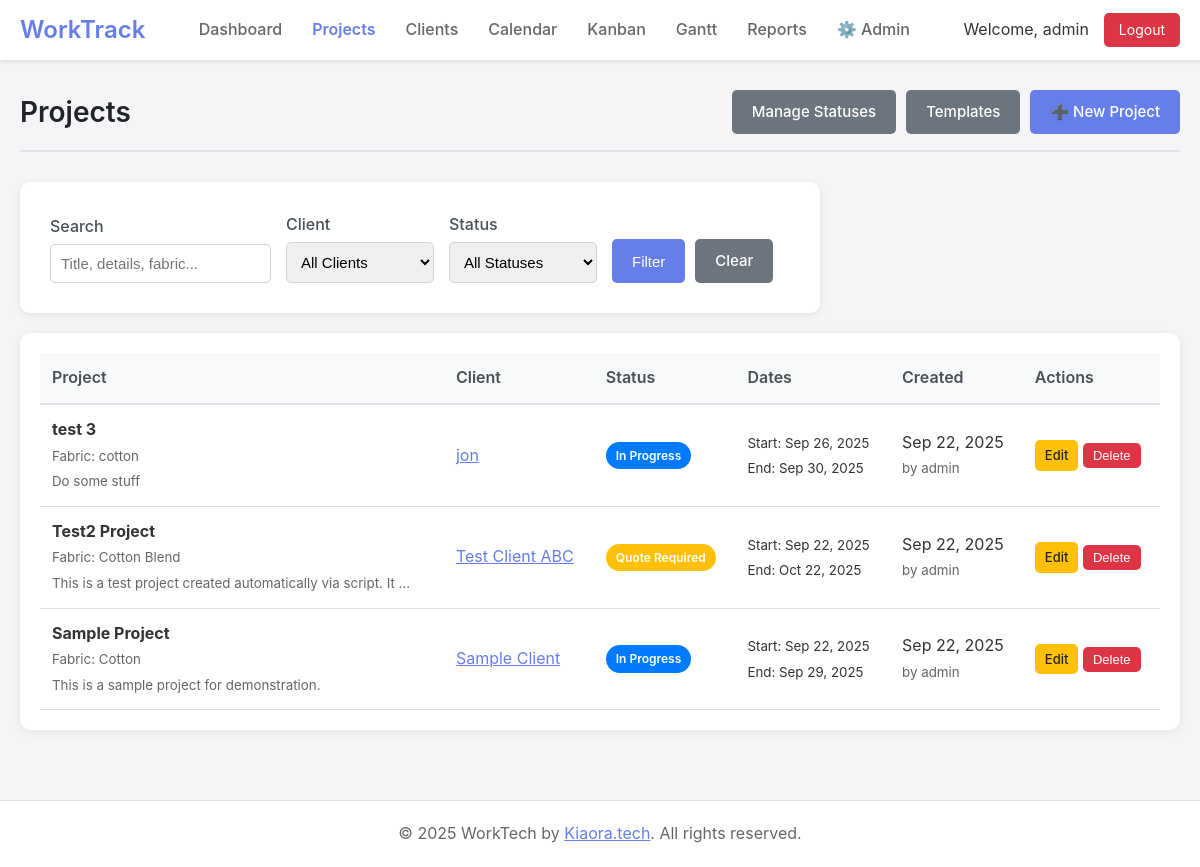
/projects.php (signed in), run on the app's committed database.
### tables this page shows
CREATE TABLE projects (
    id INTEGER PRIMARY KEY AUTOINCREMENT,
    title TEXT NOT NULL,
    details TEXT,
    client_id INTEGER REFERENCES clients(id),
    start_date DATE,
    completion_date DATE,
    status_id INTEGER REFERENCES project_statuses(id),
    created_date DATETIME DEFAULT CURRENT_TIMESTAMP,
    fabric TEXT,
    created_by INTEGER REFERENCES users(id),
    updated_by INTEGER REFERENCES users(id),
    updated_at DATETIME DEFAULT CURRENT_TIMESTAMP,
    template_id INTEGER REFERENCES project_templates(id)
);

CREATE TABLE clients (
    id INTEGER PRIMARY KEY AUTOINCREMENT,
    name TEXT NOT NULL,
    address TEXT,
    phone TEXT,
    email TEXT,
    remarks TEXT,
    created_at DATETIME DEFAULT CURRENT_TIMESTAMP,
    updated_at DATETIME DEFAULT CURRENT_TIMESTAMP,
    created_by INTEGER REFERENCES users(id),
    updated_by INTEGER REFERENCES users(id)
);

CREATE TABLE project_statuses (
    id INTEGER PRIMARY KEY AUTOINCREMENT,
    name TEXT NOT NULL,
    color TEXT DEFAULT '#007bff',
    sort_order INTEGER DEFAULT 0,
    is_active BOOLEAN DEFAULT 1
);

### projects.php (the view, shortened to what the rows shown need)
<?php
require_once 'includes/header.php';
require_once 'includes/models/Project.php';
$projectModel = new Project();
$clientModel = new Client();
$statusModel = new ProjectStatus();
$templateModel = new ProjectTemplate();
$filters = [
    'client_id' => $_GET['client'] ?? '',
    'status_id' => $_GET['status'] ?? '',
    'search' => $_GET['search'] ?? '',
    'date_from' => $_GET['date_from'] ?? '',
    'date_to' => $_GET['date_to'] ?? ''
];
$clients = $clientModel->getAll();
$statuses = $statusModel->getAll();
$templates = $templateModel->getAll();
$projects = $projectModel->getAll($filters);
$editProject = null;
$showForm = isset($_GET['action']) && $_GET['action'] === 'new' || $editProject;
?>
<div class="page-header">
    <h1 class="page-title">Projects</h1>
</div>
<?php if ($showForm): ?>
<div class="form-container">
    <h2><?php echo $editProject ? 'Edit Project' : 'New Project'; ?></h2>
    <form method="POST">
        <input type="hidden" name="action" value="<?php echo $editProject ? 'update' : 'create'; ?>">
        <?php if ($editProject): ?>
            <input type="hidden" name="id" value="<?php echo $editProject['id']; ?>">
        <?php endif; ?>
        <?php if (!$editProject): ?>
        <div class="form-group">
            <label for="template_id">Template (optional)</label>
            <select id="template_id" name="template_id" class="form-control" onchange="loadTemplate()">
                <option value="">-- Select Template --</option>
                <?php foreach ($templates as $template): ?>
                    <option value="<?php echo $template['id']; ?>" <?php echo $template['is_default'] ? 'selected' : ''; ?>>
                        <?php echo htmlspecialchars($template['name']); ?>
                        <?php echo $template['is_default'] ? ' (Default)' : ''; ?>
                    </option>
                <?php endforeach; ?>
            </select>
        </div>
        <?php endif; ?>
        <div class="form-group">
            <label for="title">Project Title *</label>
            <input type="text" id="title" name="title" class="form-control" value="<?php echo htmlspecialchars($editProject['title'] ?? ''); ?>" required>
        </div>
        <div class="form-group">
            <label for="client_id">Client</label>
            <div style="display: flex; gap: 10px; align-items: center;">
                <select id="client_id" name="client_id" class="form-control" style="flex: 1;">
                    <option value="">-- No Client --</option>
                    <?php foreach ($clients as $client): ?>
                        <option value="<?php echo $client['id']; ?>" <?php echo ($editProject['client_id'] ?? '') == $client['id'] ? 'selected' : ''; ?>>
                            <?php echo htmlspecialchars($client['name']); ?>
                        </option>
                    <?php endforeach; ?>
                </select>
                <button type="button" onclick="showQuickClientModal()" class="btn btn-secondary">➕ New</button>
            </div>
        </div>
        <div class="form-group">
            <label for="status_id">Status *</label>
            <select id="status_id" name="status_id" class="form-control" required>
                <?php foreach ($statuses as $status): ?>
                    <option value="<?php echo $status['id']; ?>" <?php echo ($editProject['status_id'] ?? '') == $status['id'] ? 'selected' : ''; ?>>
                        <?php echo htmlspecialchars($status['name']); ?>
                    </option>
                <?php endforeach; ?>
            </select>
        </div>
        <div class="form-group">
            <label for="start_date">Start Date</label>
            <input type="date" id="start_date" name="start_date" class="form-control" value="<?php echo $editProject['start_date'] ?? ''; ?>">
        </div>
        <div class="form-group">
            <label for="completion_date">Completion Date</label>
            <input type="date" id="completion_date" name="completion_date" class="form-control" value="<?php echo $editProject['completion_date'] ?? ''; ?>">
        </div>
        <div class="form-group">
            <label for="fabric">Fabric</label>
            <input type="text" id="fabric" name="fabric" class="form-control" value="<?php echo htmlspecialchars($editProject['fabric'] ?? ''); ?>" placeholder="e.g., Cotton, Polyester">
        </div>
        <div class="form-group">
            <label for="details">Project Details</label>
            <textarea id="details" name="details" class="form-control" rows="4"><?php echo htmlspecialchars($editProject['details'] ?? ''); ?></textarea>
        </div>
        <div style="display: flex; gap: 10px;">
            <button type="submit" class="btn btn-primary">Save Project</button>
            <a href="projects.php" class="btn btn-secondary">Cancel</a>
        </div>
    </form>
</div>
<script>
// Template data for loading
const templates = <?php echo json_encode($templates); ?>;
function loadTemplate() {
    const templateId = document.getElementById('template_id').value;
    if (!templateId) return;
    const template = templates.find(t => t.id == templateId);
    if (template) {
        if (template.default_title) document.getElementById('title').value = template.default_title;
        if (template.default_details) document.getElementById('details').value = template.default_details;
        if (template.default_fabric) document.getElementById('fabric').value = template.default_fabric;
    }
}
// Load default template on page load
document.addEventListener('DOMContentLoaded', function() {
    const templateSelect = document.getElementById('template_id');
    if (templateSelect && templateSelect.value) {
        loadTemplate();
    }
});
// Quick Client Creation
function showQuickClientModal() {
    document.getElementById('quick-client-modal').style.display = 'block';
}
function hideQuickClientModal() {
    document.getElementById('quick-client-modal').style.display = 'none';
    document.getElementById('quick-client-form').reset();
}
function createQuickClient(event) {
    event.preventDefault();
    const form = document.getElementById('quick-client-form');
    const formData = new FormData(form);
    fetch('/api/quick_client.php', {
        method: 'POST',
        body: formData
    })
    .then(response => response.json())
    .then(data => {
        if (data.success) {
            // Add the new client to the dropdown
            const select = document.getElementById('client_id');
            const option = document.createElement('option');
            option.value = data.client_id;
            option.text = data.client_name;
            option.selected = true;
            select.appendChild(option);
            hideQuickClientModal();
            WorkTrack.showNotification('Client created successfully!', 'success');
        } else {
            WorkTrack.showNotification(data.message || 'Failed to create client', 'danger');
        }
    })
    .catch(error => {
        WorkTrack.showNotification('Error creating client', 'danger');
    });
    return false;
}
</script>
<div id="quick-client-modal" class="modal" style="display: none;">
    <div class="modal-content">
        <div class="modal-header">
            <h3 class="modal-title">Quick Client Creation</h3>
            <span class="modal-close" onclick="hideQuickClientModal()">&times;</span>
        </div>
        <form id="quick-client-form" onsubmit="return createQuickClient(event)">
            <div class="form-group">
                <label for="quick_client_name">Client Name *</label>
                <input type="text" id="quick_client_name" name="name" class="form-control" required>
            </div>
            <div class="form-group">
                <label for="quick_client_email">Email</label>
                <input type="email" id="quick_client_email" name="email" class="form-control">
            </div>
            <div class="form-group">
                <label for="quick_client_phone">Phone</label>
                <input type="tel" id="quick_client_phone" name="phone" class="form-control">
            </div>
            <div style="display: flex; gap: 10px; justify-content: flex-end;">
                <button type="button" onclick="hideQuickClientModal()" class="btn btn-secondary">Cancel</button>
                <button type="submit" class="btn btn-primary">Create Client</button>
            </div>
        </form>
    </div>
</div>
<?php else: ?>
<div class="table-container">
    <table>
        <thead>
            <tr>
                <th>Project</th>
                <th>Client</th>
                <th>Status</th>
                <th>Dates</th>
                <th>Created</th>
                <th>Actions</th>
            </tr>
        </thead>
        <tbody>
            <?php foreach ($projects as $project): ?>
                <tr>
                    <td>
                        <strong><?php echo htmlspecialchars($project['title']); ?></strong>
                        <?php if ($project['fabric']): ?>
                            <br><small style="color: #666;">Fabric: <?php echo htmlspecialchars($project['fabric']); ?></small>
                        <?php endif; ?>
                        <?php if ($project['details']): ?>
                            <br><small style="color: #666;"><?php echo htmlspecialchars(substr($project['details'], 0, 60) . (strlen($project['details']) > 60 ? '...' : '')); ?></small>
                        <?php endif; ?>
                    </td>
                    <td>
                        <?php if ($project['client_name']): ?>
                            <a href="clients.php?edit=<?php echo $project['client_id']; ?>" style="color: #667eea;">
                                <?php echo htmlspecialchars($project['client_name']); ?>
                            </a>
                        <?php else: ?>
                            <span style="color: #999;">No client</span>
                        <?php endif; ?>
                    </td>
                    <td>
                        <span class="status-badge clickable-status"
                              data-project-id="<?php echo $project['id']; ?>"
                              data-current-status="<?php echo $project['status_id']; ?>"
                              style="background: <?php echo $project['status_color']; ?>; color: white; cursor: pointer;"
                              title="Click to change status">
                            <?php echo htmlspecialchars($project['status_name']); ?>
                        </span>
                    </td>
                    <td>
                        <?php if ($project['start_date']): ?>
                            <small>Start: <?php echo date('M j, Y', strtotime($project['start_date'])); ?></small>
                        <?php endif; ?>
                        <?php if ($project['completion_date']): ?>
                            <br><small>End: <?php echo date('M j, Y', strtotime($project['completion_date'])); ?></small>
                        <?php endif; ?>
                    </td>
                    <td>
                        <?php echo date('M j, Y', strtotime($project['created_date'])); ?>
                        <br><small style="color: #666;">by <?php echo htmlspecialchars($project['created_by_name']); ?></small>
                    </td>
                    <td>
                        <a href="?edit=<?php echo $project['id']; ?>" class="btn btn-sm btn-warning">Edit</a>
                        <form method="POST" style="display: inline-block;" onsubmit="return confirm('Are you sure you want to delete this project?');">
                            <button type="submit" class="btn btn-sm btn-danger">Delete</button>
                        </form>
                    </td>
                </tr>
            <?php endforeach; ?>
        </tbody>
    </table>
</div>
<?php endif; ?>
<?php require_once 'includes/footer.php'; ?>

### data on the page
projects: title "test 3", fabric "cotton", details "Do some stuff", client.name "jon", status.name "In Progress", start_date "Sep 26, 2025", completion_date "Sep 30, 2025", created_date "Sep 22, 2025", created_by_name "admin"
projects: title "Test2 Project", fabric "Cotton Blend", details "This is a test project created automatically via script. It ...", client.name "Test Client ABC", status.name "Quote Required", start_date "Sep 22, 2025", completion_date "Oct 22, 2025", created_date "Sep 22, 2025", created_by_name "admin"
projects: title "Sample Project", fabric "Cotton", details "This is a sample project for demonstration.", client.name "Sample Client", status.name "In Progress", start_date "Sep 22, 2025", completion_date "Sep 29, 2025", created_date "Sep 22, 2025", created_by_name "admin"

### other printed values
SITE_NAME "WorkTrack"
Auth::getCurrentUsername() "admin"
